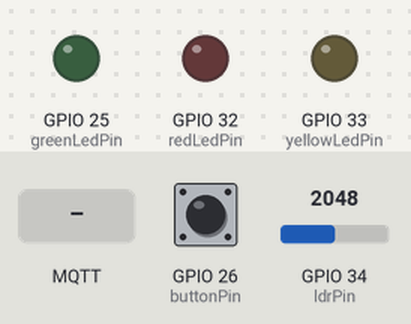
A sketch run on a simulated ESP32. On the bench: output pins drawn as LEDs (lit = HIGH). The inputs (shaded band) are chosen by the test bench; at power-on: GPIO 26 (buttonPin) HIGH, GPIO 34 (ldrPin) = 2048. WiFi joins after 1.5 s; servers stay silent unless stated; no MQTT or app messages arrive unless stated; what the sketch prints to the serial monitor is not drawn.

Above: at 2.7 s.
2.8 s: MQTT message "red" arrives on the first subscribed topic
At 4.0 s:
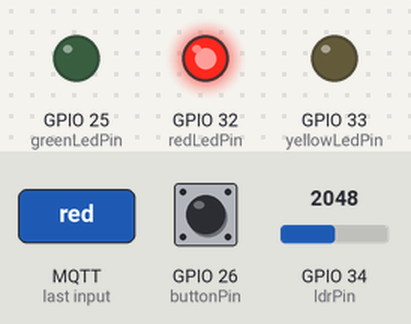
4.3 s: MQTT message "yellow" arrives on the first subscribed topic
At 5.1 s:
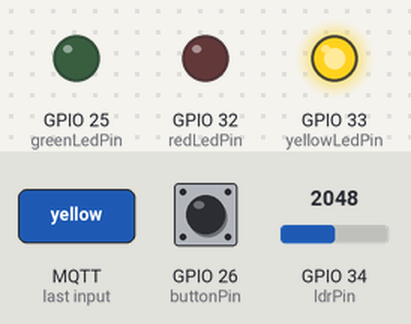
5.8 s: MQTT message "green" arrives on the first subscribed topic
At 6.2 s:
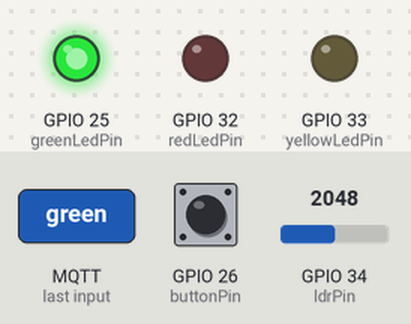
Timing chart, 0 to 8.8 s (numbered marks = the images above; inputs shaded):
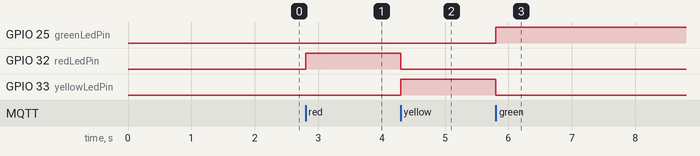

Measured:
- after the input at 2.8 s, GPIO 32 (redLedPin): LOW → HIGH at once
- after the input at 4.3 s, GPIO 32 (redLedPin): HIGH → LOW at once; GPIO 33 (yellowLedPin): LOW → HIGH at once
- after the input at 5.8 s, GPIO 25 (greenLedPin): LOW → HIGH at once; GPIO 33 (yellowLedPin): HIGH → LOW at once

The sketch:

semaforo.ino
```cpp
#include <WiFi.h>
#include <WiFiClientSecure.h>
#include <PubSubClient.h>
// Configurações WiFi
const char* ssid = "Net";
const char* password = "19062006";
// Configurações do MQTT no HiveMQ Cloud
const char* mqttServer = "b8cd02201bde4d4abe8a9e7d490f36fb.s1.eu.hivemq.cloud";
const int mqttPort = 8883;
const char* mqttUser = "esp32-credentials";
const char* mqttPassword = "@GolDoCorinthians1";
const char* clientID = "9079532";
int lastLdrReadStateMillis = millis();
String initTopic = "traffic-light/" + String(clientID) + "/new"; // Tópico de inicialização
String stateTopic = "traffic-light/state/" + String(clientID); // Tópico para receber o estado do semáforo
String stateLdrTopic = "traffic-light/" + String(clientID) + "/ldr-state"; // Tópico para enviar o estado do LDR
String buttonStateTopic = "traffic-light/" + String(clientID) + "/walker-button";
WiFiClientSecure wifiClient;
PubSubClient client(wifiClient);
// Definição dos pinos dos LEDs e do LDR
const int greenLedPin = 25;
const int yellowLedPin = 33;
const int redLedPin = 32;
const int ldrPin = 34; // Pino analógico para o sensor LDR
const int buttonPin = 26;
int buttonPressStartTime = 0;
bool buttonPressed = false;
unsigned long lastDebounceTime = 0;
const int debounceDelay = 50; // 50 ms de debounce
// Variável de controle do estado do semáforo
enum TrafficLightState { RED, YELLOW, GREEN };
TrafficLightState currentState = RED;  // Estado inicial padrão
void setup() {
  Serial.begin(115200);
  // Configuração dos pinos dos LEDs como saída
  pinMode(greenLedPin, OUTPUT);
  pinMode(yellowLedPin, OUTPUT);
  pinMode(redLedPin, OUTPUT);
  pinMode(ldrPin, INPUT);
  pinMode(buttonPin, INPUT_PULLUP);
  // Conexão WiFi
  Serial.print("Conectando ao WiFi...");
  WiFi.begin(ssid, password);
  while (WiFi.status() != WL_CONNECTED) {
    delay(500);
    Serial.print(".");
  }
  Serial.println(" Conectado ao WiFi!");
  wifiClient.setInsecure();
  client.setServer(mqttServer, mqttPort);
  client.setCallback(callback); // Define a função de callback para receber mensagens MQTT
  connectMQTT();
  // Publicar uma mensagem de inicialização
  sendInitializationMessage();
  // Inscrever-se no tópico para receber o estado do semáforo
  client.subscribe(stateTopic.c_str());
}
void loop() {
  client.loop(); // Mantém a conexão MQTT ativa
  checkLdrState(); // Verifica o estado do sensor LDR e envia se necessário
  checkButtonState();
}
// Função para conectar ao HiveMQ
void connectMQTT() {
  while (!client.connected()) {
    Serial.print("Conectando ao HiveMQ...");
    if (client.connect(clientID, mqttUser, mqttPassword)) {
      Serial.println(" Conectado ao HiveMQ!");
      client.subscribe(stateTopic.c_str()); // Inscreve-se no tópico de estado
    } else {
      Serial.print(" Falha de conexão: ");
      Serial.print(client.state());
      delay(2000);
    }
  }
}
// Função para enviar a mensagem de inicialização ao HiveMQ
void sendInitializationMessage() {
  if (client.connected()) {
    const char* initMessage = "{ \"status\": \"initialized\", \"device\": \"ESP32\" }";
    client.publish(initTopic.c_str(), initMessage);
    Serial.println("Mensagem de inicialização enviada!");
  }
}
// Função de callback para receber o estado do semáforo via MQTT
void callback(char* topic, byte* payload, unsigned int length) {
  String message;
  for (int i = 0; i < length; i++) {
    message += (char)payload[i];
  }
  Serial.print("Mensagem recebida no tópico ");
  Serial.print(topic);
  Serial.print(": ");
  Serial.println(message);
  // Verifica o tópico e atualiza o estado conforme a mensagem recebida
  if (String(topic) == stateTopic) {
    if (message == "red") {
      currentState = RED;
      updateTrafficLight();
    } else if (message == "yellow") {
      currentState = YELLOW;
      updateTrafficLight();
    } else if (message == "green") {
      currentState = GREEN;
      updateTrafficLight();
    }
  }
}
// Função para atualizar os LEDs do semáforo
void updateTrafficLight() {
  // Apaga todos os LEDs primeiro
  digitalWrite(greenLedPin, LOW);
  digitalWrite(yellowLedPin, LOW);
  digitalWrite(redLedPin, LOW);
  // Acende o LED correspondente ao estado atual
  switch (currentState) {
    case RED:
      digitalWrite(redLedPin, HIGH);
      Serial.println("Semáforo alterado para VERMELHO");
      break;
    case YELLOW:
      digitalWrite(yellowLedPin, HIGH);
      Serial.println("Semáforo alterado para AMARELO");
      break;
    case GREEN:
      digitalWrite(greenLedPin, HIGH);
      Serial.println("Semáforo alterado para VERDE");
      break;
  }
}
// Função para verificar o estado do LDR e publicar se é HIGH ou LOW
String lastLdrState = "";
void checkLdrState() {
  if (millis() - lastLdrReadStateMillis > 500) {
    int ldrValue = analogRead(ldrPin); // Lê o valor do LDR
    String ldrState = (ldrValue < 50) ? "HIGH" : "LOW"; // Determina o estado baseado no limite
    if (lastLdrState != ldrState ){
      String ldrMessage = "{ \"ldrState\": \"" + ldrState + "\" }";
      // Publica o estado do LDR no tópico MQTT
      client.publish(stateLdrTopic.c_str(), ldrMessage.c_str());
      Serial.print("Estado do LDR publicado: ");
      Serial.println(ldrMessage);
      lastLdrState = ldrState;
    }
    lastLdrReadStateMillis = millis();
  }
}

void checkButtonState() {
  int buttonState = digitalRead(buttonPin);

  // Implementação de debounce
  if (buttonState == LOW && (millis() - lastDebounceTime) > debounceDelay) {
    lastDebounceTime = millis(); // Atualiza o tempo do debounce

    if (!buttonPressed) { // Botão pressionado pela primeira vez
      buttonPressStartTime = millis();
      buttonPressed = true;
    }

    // Se o botão estiver pressionado por pelo menos 1 segundo
    if (millis() - buttonPressStartTime >= 1000 && buttonPressed) {
      String buttonMessage = "{ \"buttonState\": \"HIGH\" }";
      client.publish(buttonStateTopic.c_str(), buttonMessage.c_str());
      Serial.println("Estado do botão publicado: " + buttonMessage);
      buttonPressed = false; // Reseta para próxima leitura
    }
  } else if (buttonState == HIGH && buttonPressed) {
    buttonPressed = false; // Reseta se o botão for liberado antes de 1 segundo
  }
}
```
